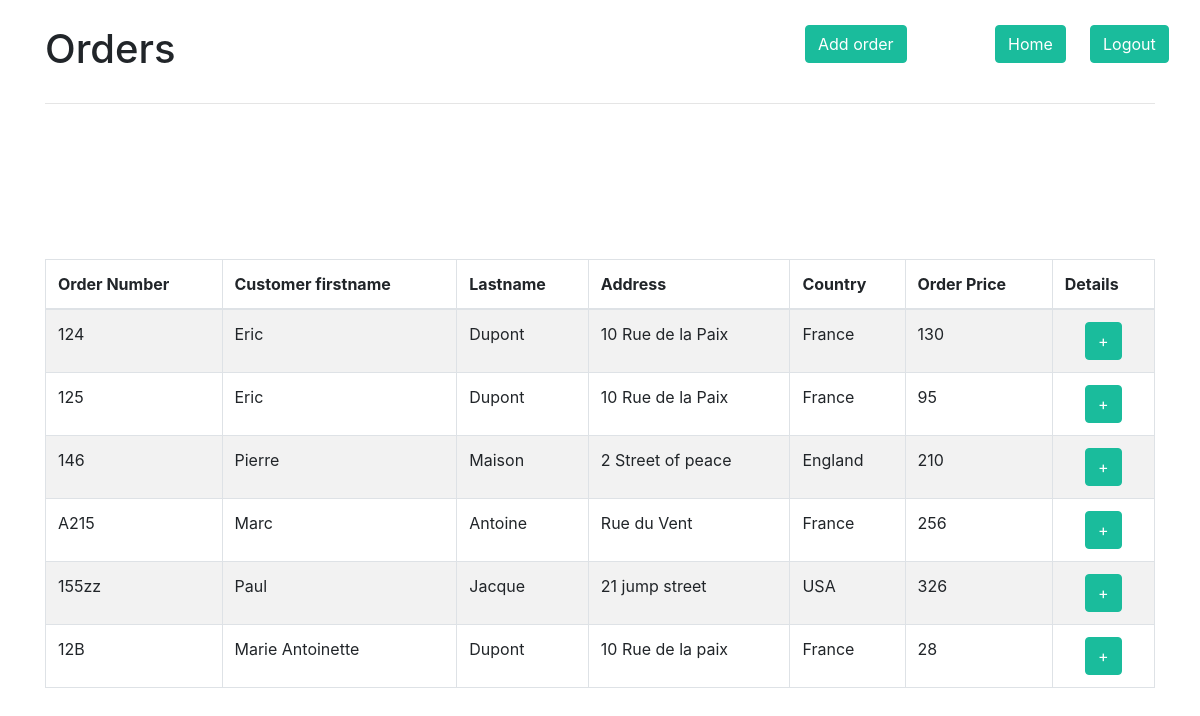
The app's page /view/orders.php (signed in), older data.
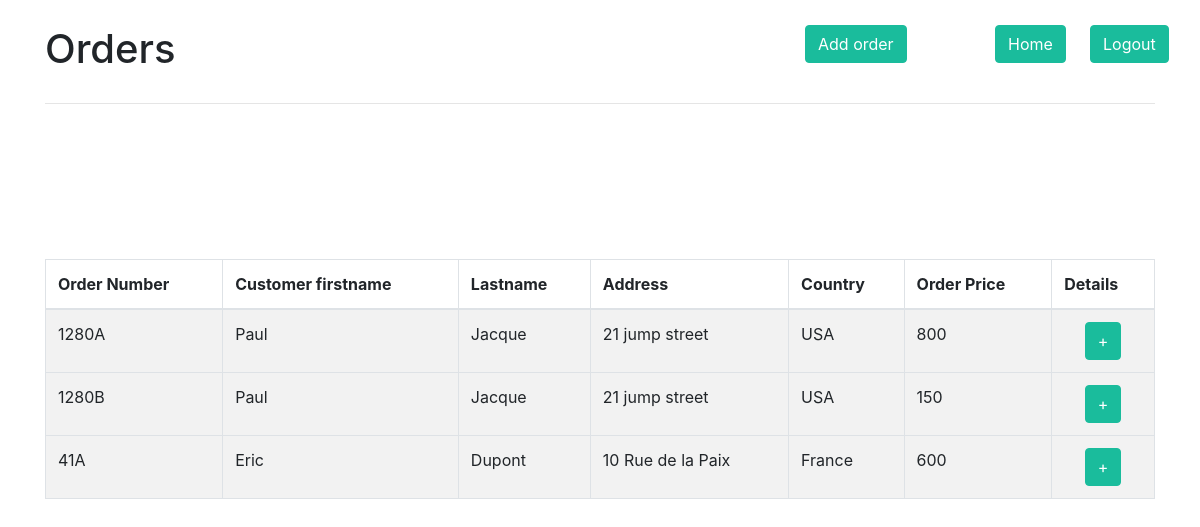
The same page, newer data.
### tables this page shows
CREATE TABLE `orders` (
  `id` int(11) NOT NULL,
  `numOrder` varchar(20) NOT NULL,
  `idcustomer` int(11) NOT NULL,
  `price` int(11) NOT NULL
);

CREATE TABLE `customer` (
  `id` int(11) NOT NULL,
  `Name` varchar(50) NOT NULL,
  `LastName` varchar(50) NOT NULL,
  `Address` varchar(50) NOT NULL,
  `Country` varchar(50) NOT NULL
);

### view/orders.php (the view, shortened to what this page needs)
<!doctype html>
<?php
	$db =  new mysqli("localhost", "brubru", "hahamdp!123", "test");
	$stock_query = "SELECT orders.id, orders.numOrder, customer.Name, customer.LastName, customer.Address, customer.Country, orders.price FROM orders LEFT JOIN customer ON orders.idcustomer = customer.id";
	$result = mysqli_query($db, $stock_query);
	$cp = 0;
	while($item = $result->fetch_object()){
		$cp ++;
		$listitems[$cp] = $item;
	}
?>
<html lang="en">
  <head>
	<link rel="stylesheet" href="https://cdn.jsdelivr.net/npm/bootstrap@4.5.3/dist/css/bootstrap.min.css">
	<link rel="stylesheet" type="text/css" href="https://cdn.datatables.net/v/bs4/dt-1.10.22/datatables.min.css"/>
	<link rel="stylesheet" type="text/css" href="../css/styles.css"/>
  </head>
  <body class="d-flex flex-column h-120">
  <main role="main" class="flex-shrink-0">
  <div class="container">
		<div class="row justify-content-center">
			<div class="col-12 title">
				<div class="row">
					<div class="col-8">
						<h1 class="title-text"> Orders </h1>
					</div>
					<div class="col-2">
						<button class="btn btn-primary" data-toggle="modal" data-target="#myModal">Add order</button>
					</div>
					<div class="col-1">
						<button class="btn btn-primary shadow-2 mb-4" onclick="location.href='home.php'">Home</button>
					</div>
					<div class="col-1">
						<button class="btn btn-primary shadow-2 mb-4" onclick="location.href='../logout.php'">Logout</button>
					</div>
				</div>
				<hr>
			</div>
			<div class="col-12 content-stock">
				<div class="row align-items-center">
					<div class="col-12">
						<table id="orders-table" class="table table-striped table-bordered" style="width:100%">
							<thead>
								<tr>
									<th>Order Number</th>
									<th>Customer firstname</th>
									<th>Lastname</th>
									<th>Address</th>
									<th>Country</th>
									<th>Order Price</th>
									<th>Details</th>
								</tr>
							</thead>
							<tbody>
								<?php foreach ($listitems as $order) { ?>
								<tr>
									<td> <?= $order->numOrder ?> </td>
									<td> <?= $order->Name ?> </td>
									<td> <?= $order->LastName ?> </td>
									<td> <?= $order->Address ?> </td>
									<td> <?= $order->Country ?> </td>
									<td> <?= $order->price ?> </td>
									<td style="text-align:center"> <button type="button" class="btn btn-primary show-details" pid="<?= $order->numOrder ?>">+</button> </td>
								</tr>
									<?php }
								?>
							</tbody>
						</table>
						<div class="col-12">
						<br>
						<br>
						</div>
					</div>
				</div>
			</div>
		</div>
	</div>
</main>
</body>
</html>

Row changes from the older to the newer data that the page shows:
removed orders: numOrder "124", idcustomer.Name "Eric", idcustomer.LastName "Dupont", idcustomer.Address "10 Rue de la Paix", idcustomer.Country "France", price "130"
removed orders: numOrder "125", idcustomer.Name "Eric", idcustomer.LastName "Dupont", idcustomer.Address "10 Rue de la Paix", idcustomer.Country "France", price "95"
removed orders: numOrder "146", idcustomer.Name "Pierre", idcustomer.LastName "Maison", idcustomer.Address "2 Street of peace", idcustomer.Country "England", price "210"
removed orders: numOrder "A215", idcustomer.Name "Marc", idcustomer.LastName "Antoine", idcustomer.Address "Rue du Vent", idcustomer.Country "France", price "256"
removed orders: numOrder "155zz", idcustomer.Name "Paul", idcustomer.LastName "Jacque", idcustomer.Address "21 jump street", idcustomer.Country "USA", price "326"
removed orders: numOrder "12B", idcustomer.Name "Marie Antoinette", idcustomer.LastName "Dupont", idcustomer.Address "10 Rue de la paix", idcustomer.Country "France", price "28"
added orders: numOrder "1280A", idcustomer.Name "Paul", idcustomer.LastName "Jacque", idcustomer.Address "21 jump street", idcustomer.Country "USA", price "800"
added orders: numOrder "1280B", idcustomer.Name "Paul", idcustomer.LastName "Jacque", idcustomer.Address "21 jump street", idcustomer.Country "USA", price "150"
added orders: numOrder "41A", idcustomer.Name "Eric", idcustomer.LastName "Dupont", idcustomer.Address "10 Rue de la Paix", idcustomer.Country "France", price "600"
